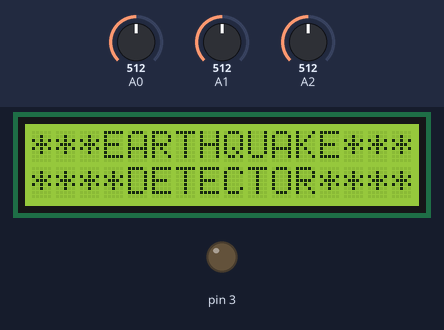
Recording of a sketch running on a simulated Arduino Uno, built with avr-gcc and run on an emulated ATmega328P. Parts: 16×2 character LCD, output pins drawn as LEDs (lit = HIGH). The inputs (shaded band) are chosen by the test bench; at power-on: A0 = 512, A1 = 512, A2 = 512. What the sketch prints to the serial monitor is not drawn.

Above: at 0.2 s.
At 5.2 s:
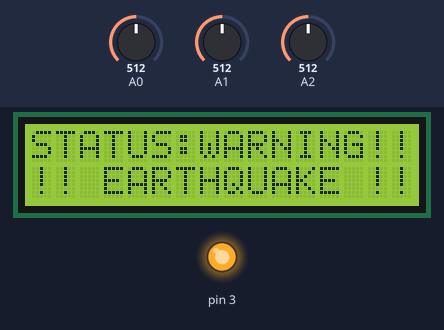
Timing chart, 0 to 6.7 s (numbered marks = the images above):
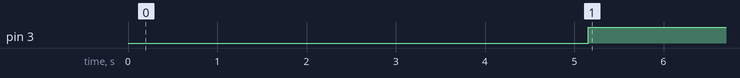

The sketch:

adxl355_eahquake_inspire.ino
```cpp
#include<LiquidCrystal_I2C.h>
LiquidCrystal_I2C lcd(0x27, 16, 2);

const int xInput = A0;
const int yInput = A1;
const int zInput = A2;
byte Heart[] = {
  B00000,
  B01010,
  B11111,
  B11111,
  B01110,
  B00100,
  B00000,
  B00000
};

// initialize minimum and maximum Raw Ranges for each axis
int RawMin = 0;
int RawMax = 1023;
int count ;

// Take multiple samples to reduce noise
const int sampleSize = 10;

void setup()
{
  analogReference(EXTERNAL);
  Serial.begin(9600);
  pinMode(3, OUTPUT);
  lcd.init();
   lcd.backlight();
  lcd.clear();
  lcd.setCursor(0, 0);
   lcd.print("***EARTHQUAKE***   ");
  lcd.setCursor(0, 1);
  lcd.print("****DETECTOR****  ");
  lcd.createChar(0, Heart);
  delay(5000);
  lcd.clear();
}

void loop()
{

  //Read raw values
          int xRaw = ReadAxis(xInput);
          int yRaw = ReadAxis(yInput);
          int zRaw = ReadAxis(zInput);

          // Convert raw values to 'milli-Gs"
          long xScaled = map(xRaw, RawMin, RawMax, -3000, 3000);
          long yScaled = map(yRaw, RawMin, RawMax, -3000, 3000);
          long zScaled = map(zRaw, RawMin, RawMax, -3000, 3000);

          // re-scale to fractional Gs
          float xAccel = xScaled / 1000.0;
          float yAccel = yScaled / 1000.0;
          float zAccel = zScaled / 1000.0;

          Serial.print("X, Y, Z  :: ");
          Serial.print(xRaw);
          Serial.print(", ");
          Serial.print(yRaw);
          Serial.print(", ");
          Serial.print(zRaw);
          Serial.print(" :: ");
          Serial.print(xAccel,0);
          Serial.print("G, ");
          Serial.print(yAccel,0);
          Serial.print("G, ");
          Serial.print(zAccel,0);
          Serial.println("G");

              if( ((xRaw > 505) && (xRaw < 508)) && ((zRaw > 608) && (zRaw < 611)))
              {
                lcd.setCursor(0, 0);
               lcd.print("STATUS:");
              lcd.setCursor(7, 0);
              lcd.print("NORMAL    ");
               lcd.setCursor(13, 0);
                lcd.write(0);
               lcd.setCursor(0, 1);
               lcd.print("!!! CHILL !!!    ");
                digitalWrite( 3, 0);

              }
        else
        {
                lcd.setCursor(0, 0);
               lcd.print("STATUS:");
              lcd.setCursor(7, 0);
              lcd.print("WARNING!!!    ");
              lcd.setCursor(0, 1);
               lcd.print("!! EARTHQUAKE !!");

          digitalWrite(3 , 1);
          delay(1000);
        }
        delay(200);

}

// Take samples and return the average
int ReadAxis(int axisPin)
{
  long reading = 0;
  analogRead(axisPin);
  delay(1);
  for (int i = 0; i < sampleSize; i++)
  {
  reading += analogRead(axisPin);
  }
  return reading/sampleSize;
}
```

Measured:
- by itself, pin 3: LOW → HIGH at 5.2 s
